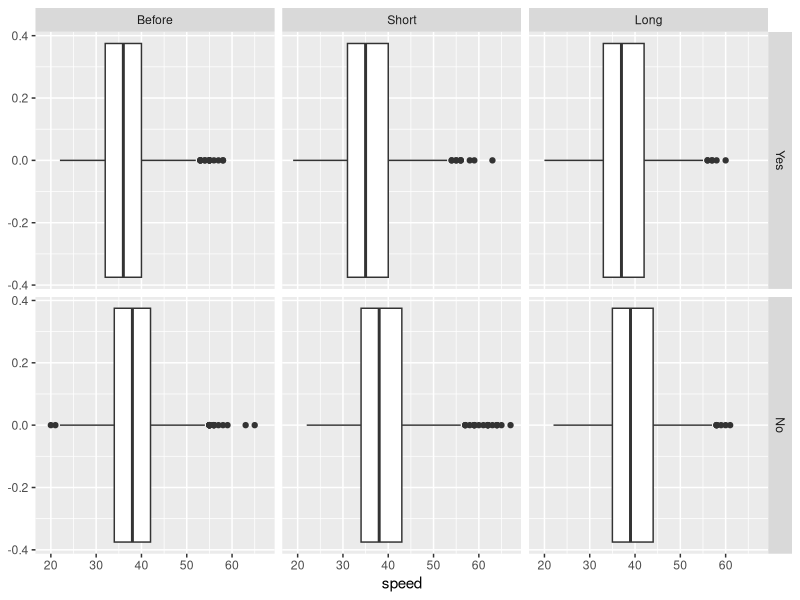
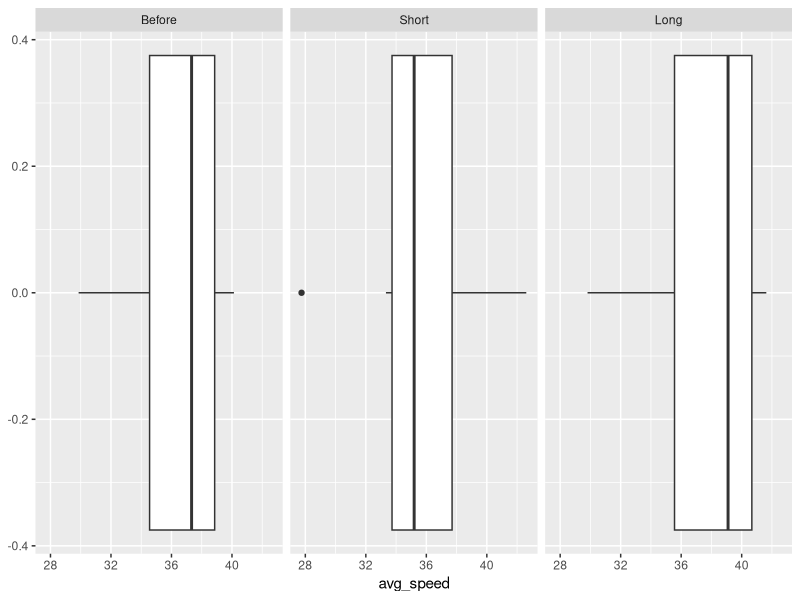
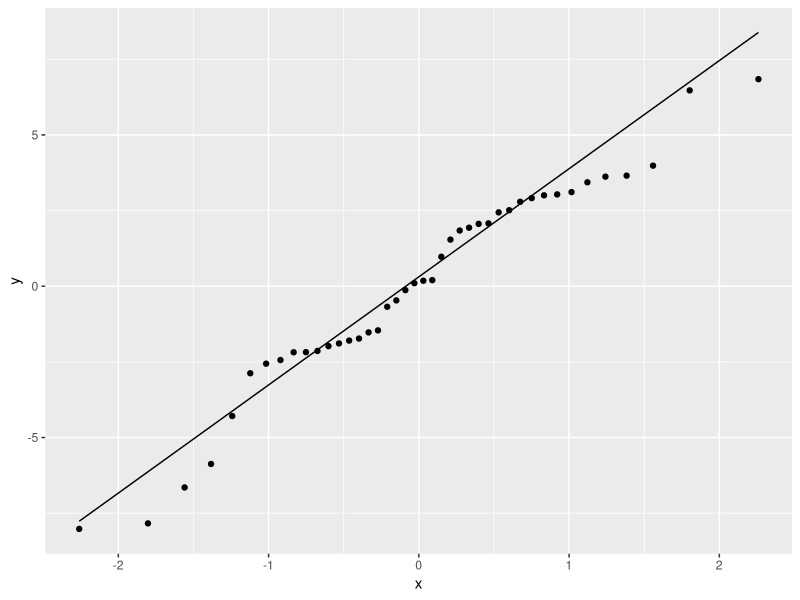
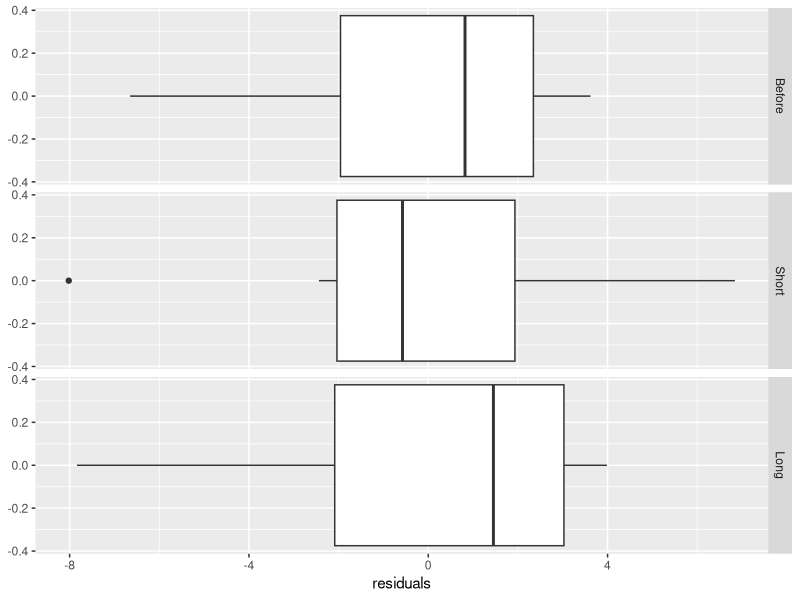

Here is the R script that generated these plots, in order:
##########################
# ANOVA
##########################


#######################
### Exercise 1: Preparation
#######################

library(boot)
library(ggplot2)
library(dplyr)
library(car)

# This time we will be working with the "amis" data frame (package 'boot') that has 
# 8437 rows and 4 columns.

# In a study into the effect that warning signs have on speeding patterns, 
# Cambridgeshire County Council considered 14 pairs of locations. The locations were 
# paired to account for factors such as traffic, volume and type of road. One site in 
# each pair had a sign erected warning of the dangers of speeding and asking drivers 
# to slow down. No action was taken at the second site. Three sets of measurements 
# were taken at each site. 
# Each set of measurements was nominally of the speeds of 100 cars but not all sites 
# have exactly 100 measurements. These speed measurements were taken before the 
# erection of the sign, shortly after the erection of the sign, and again after 
# the sign had been in place for some time.

## a) For the further reference please use ?amis. 
## It may take some time to understand the dataset. 

?amis

## b) Load the dataset, store it into a variable called "data", and briefly inspect it. 
## Feel free to make some plots and calculate some statistics in order to understand 
## the data.

data <- amis

## c) All our columns have numeric type. Convert the categorical columns to factors.

data$period <- as.factor(data$period)
levels(data$period) <- c("Before", "Short", "Long")
data$warning <- as.factor(data$warning)
levels(data$warning) <- c("Yes", "No")
data$pair <- as.factor(data$pair)

## d) Plot boxplots for the distribution of `speed` for each of the `period` values 
## (before, immediately after and after some time). Build 2 plots (each containing 3 
## boxplots) side by side depending on the `warning` variable.
## (For all plots here and below please use ggplot)

ggplot(data = data, aes(speed)) +
  geom_boxplot() +
  facet_grid(cols = vars(period), rows = vars(warning))

## e) What can you conclude looking at the plots? What can you say about people's 
## behaviour in different periods: before, immediately after and after some time?

## According to the plot people tended to slow down shortly after the warning sign was erected,
## and after a longer period, it goes back to the fast speed of the before group.
## You could interpret it that way, that the warning sign makes people to drive more safely,
## because there might be roadworks etc., but after they know there is nothing dangerous,
## they will fall back to their old driving habit

## f) What are your ideas about why the data with warning==2 (sites where no sign was 
## erected) was collected?

# Because now we have a baseline to conclude whether the warning sign has an impact
# on the drivers behaviour. We can also say, that the changes in driving speed are not normal,
# since it doesn't occur in the NO group

#######################
### Exercise 2: 1-way ANOVA
#######################

## a) First let's create a new data frame which will be used for all exercise 2.
## For the 1-way ANOVA we will be working with a subset of `amis` using only the 
## data for sites where warning signs were erected, which corresponds to warning==1. 
## Therefore first subset your data to filter out warning==2 and then apply group_by() and summarize() 
## to average "speed" over each "pair" and "period". 
## Assign this new data frame to the variable casted_data.

data <- filter(data, warning == "Yes")
data <- subset(data, select = -c(warning))

casted_data <- data %>%
                group_by(pair, period) %>%
                  summarise(avg_speed = mean(speed))

## b) Build boxplots of the average speed depending on "period".

ggplot(data = casted_data, aes(avg_speed)) +
  geom_boxplot() +
  facet_grid(cols = vars(period))


## c) Looking at the boxplots, is there a difference between the periods?

## The boxplots indicate, that there is a difference between the periods
## Same explanation as above. People that only saw the sign shortly after drove 
## slower, in the long period, they speed up again

## d) Now we are ready to perform 1-way ANOVA: please use the function aov() on the 
## speed depending on the period and assign the result to aov1way

aov1way <- aov(avg_speed ~ period, data = casted_data)

summary(aov1way)

## Before we interpret the results, let's check the ANOVA assumptions and whether 
## they are violated or not and why.

## e) Independence assumption
## (Figure out the best way to check this assumption and give a detailed justified 
## answer to whether it is violated or not.)

# We would need to check that there are no repeated measurements. That means that 
# we didn't track the speed of a driver multiple times in the same period. Because 
# they stated in the description that: 
#"Each set of measurements was nominally of the speeds of 100 cars" this assumption
# is true


## f) Normality of residuals
##  First add the residuals to your casted data set, you find them in model$residuals
##  next, make a qqplot (using qqnorm() or geom_qq() ina ggplot) for the residuals and 
##  run the shapiro wilk test.

casted_data$residuals <- aov1way$residuals

ggplot(casted_data, aes(sample = residuals)) +
  geom_qq() +
  geom_qq_line()

shapiro.test(casted_data$residuals)

#p = 0.1662

## g) What do you conclude from your results in f?

# Because 0.1662 > 0.05 we accept H0 and say that the residuals are normally distributed

## h) Homogeneity of variance of residuals
##  First, plot the residuals by period (boxplots) to see whether variance differs between groups
##  Next, run Levene's test using the function leveneTest() (from library car) with the same syntax
##  as aov(). It indicates whether the variance is significantly different between groups (= not
##  homogeneous).

ggplot(casted_data, aes(residuals)) +
  geom_boxplot() +
  facet_grid(vars(period))

leveneTest(avg_speed ~ period, data = casted_data)
# p = 0.8383

## i) What do you conclude from your results in h?

# We accept H0 and conclude that Homogeneity is fulfilled

## j) Now we turn to the results. Look at the summary of aov1way

summary(aov1way)

## k) State your conclusion

# Since our p = 0.382 we accept our H0
# -> There is no difference in means between the period groups

## l) Please do pairwise t-tests of the same variables as in d) using pairwise.t.test().

pairwise.t.test(casted_data$avg_speed, casted_data$period, p.adjust.method = "none")

## m) Try to use no adjustment for pairwise testing and then the Bonferroni correction.

pairwise.t.test(casted_data$avg_speed, casted_data$period, p.adjust.method = "bonferroni")

## n) If the results change  in m, why do they? What does Bonferroni correction do?

## Yes the p values increase, since Bonferroni correction leads to a more conservative
## result. Since our period has 3 levels we multiply all p values by 3 (clamped by 1)

#######################
### Exercise 3: 2-way ANOVA
#######################
## a) Now we want to analyze the influence of 2 categorical variables 
## (period and warning) on the speed.
## So let's turn back to our initial dataset amis (not its subset with warning==1).
## First, we need to average the speed over each `pair`, `warning` and `period
## Cast your data again and assign the results to casted_data2.

casted_data2 <- amis %>%
                    group_by(pair, warning, period) %>%
                    summarise(avg_speed = mean(speed))

## b) State the main difference between the applicability of 1-way and 2-way ANOVA.

## In the 1 way anova we only have 1 independent variable while in the 2-way ANOVA we
## have multiple independent variables and also evaluate the interaction between them

## c) Do you think, we need to include an interaction term in the ANOVA?

## I wouldn't say we need an interaction term in the ANOVA since there should be no
## correlation between period and warning 

## e) Now apply the 2-way ANOVA: please use the function aov() with mean speed as the
## dependent variable, period and warning as predictor (independent) variables and depending on your
## answer in c) either including an interaction term, or not.

aov2way <- aov(avg_speed ~ period * warning, data = casted_data2)
summary(aov2way)

## f) Report the p-values and interpret the results in detail. Properly formulate the findings
##  with regard to the research question!

#period p: 0.183
#warning p: 0.0046
#interaction: 0.823

#We find a significant main effect of warning (F (1) = 8.491,p < .0005) but no effect for
#period (F (1) = 1.8,p = 0.183), and there is no significant
#interaction between the two (F (1) = 0.05,p = 0.823)
